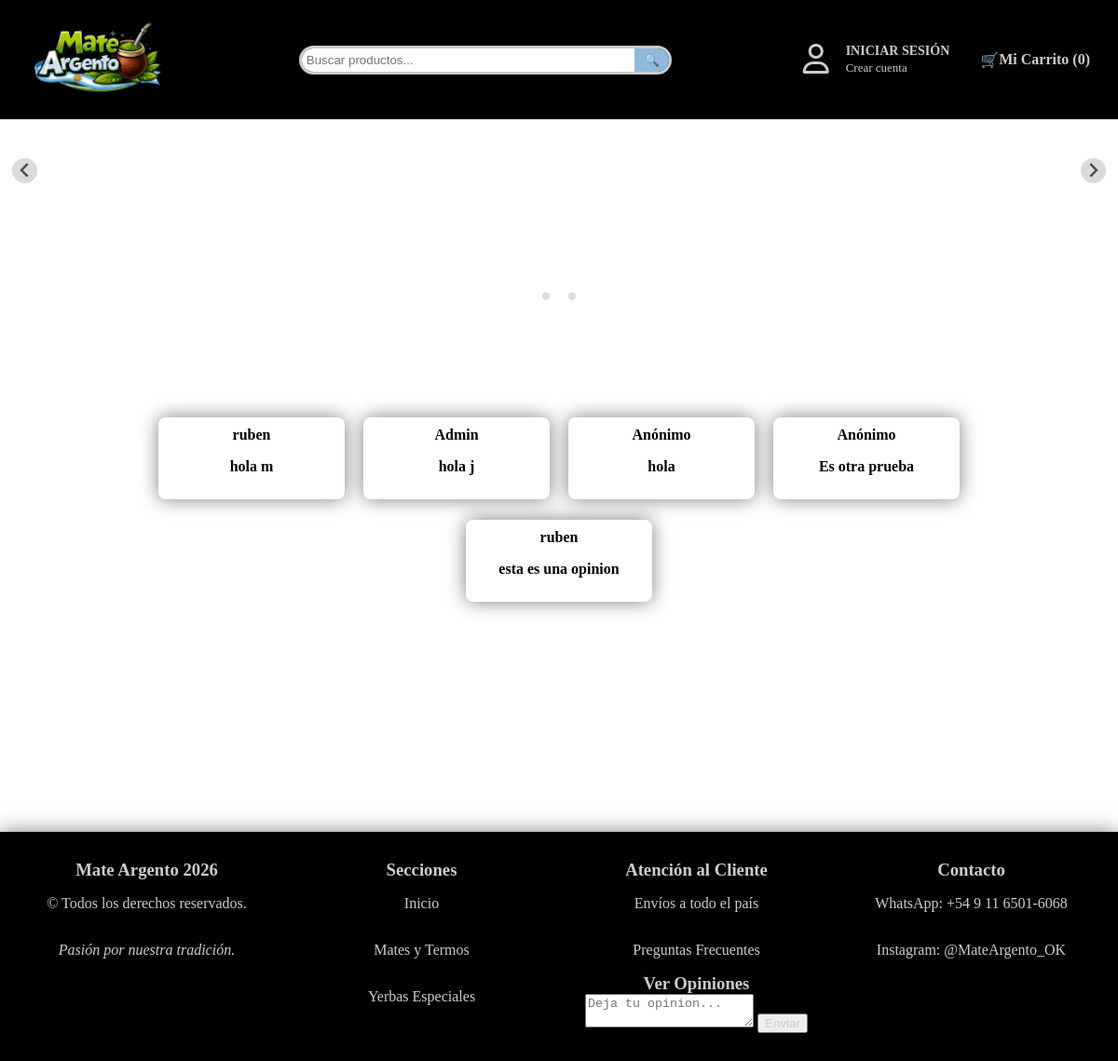
/opiniones, run on the app's committed database.
### app.py (models this page shows, shortened)
class Opinion(db.Model):
    id = db.Column(db.Integer, primary_key=True) # Esto hace que el cerebro los vuelva unicos y los va colocando 1,2,3.
    nombre_cliente = db.Column(db.String(100)) # Espacio para el nombre del cliente de maximo 100 letras.
    comentario = db.Column(db.Text, nullable=False) # El texto que escriben, nullable para que no se guarde vacio.

### app.py (the view)
@app.route('/opiniones')
def ver_opiniones():
    return render_template('opiniones.html', opiniones=Opinion.query.all())

### app.py (called while the page is built, shortened)
@app.context_processor
def inject_categorias():
    return dict(todas_las_categorias=CATEGORIAS_DATA)

@app.context_processor
def procesar_carrito():
    mi_carrito = Carrito(session)
    items, total, unidades = mi_carrito.obtener_datos(Producto)
    return dict(carrito_html=items, total_carrito=total, total_unidades=unidades)

    def obtener_datos(self, modelo_producto):
        carrito_dict = self.session.get('carrito', {})
        productos_reales = []
        total_general = 0
        total_unidades = 0  # <--- Nueva variable
        return productos_reales, total_general, total_unidades

### templates/opiniones.html (shortened to what this page needs)
<!DOCTYPE html>
<html>
<head>
</head>
<body>
    {% extends 'base.html' %}
    {% block content %}
    <br>
    <div class="contenedor">
        <br><br><br>
        <div class="contenedor-padre2">
            {% for p in opiniones %}
                <div class="tarjeta">
                    <h4>{{ p.nombre_cliente }}</h4>
                    <p><b>{{ p.comentario }}</b></p>
                </div>
            {% else %}
                <p>No hay productos en esta categoría todavía.</p>
            {% endfor %}
        </div>
        <br><br><br>
    </div>
    {% endblock %}

### static/estilos.css (style rules this page uses)
body { margin: 0; background-size: cover; background-repeat: no-repeat; background-position: center; }
.fondo-inicio { background-image: url('img/fondo_azul16.jpg'); }
.contenedor { width: 80%; margin: auto; background-size: cover; background-repeat: no-repeat; background-position: center; padding: 20px; border-radius: 10px; min-height: 500px; background-color: rgba(255, 255, 255, 0.0); border: 1px solid rgba(255, 255, 255, 0.0); box-shadow: 0 8px 32px 0 rgba(0, 0, 0, 0.0); }
.contenedor > * { margin-left: 20px; margin-right: 20px; }
.contenedor-padre2 { display: flex; flex-direction: row; flex-wrap: wrap; justify-content: center; align-items: center; gap: 20px; padding: 20px; background-color: #90b9db; border-radius: 10px; background-color: rgba(255, 255, 255, 0.0); border: 1px solid rgba(255, 255, 255, 0.0); box-shadow: 0 8px 32px 0 rgba(0, 0, 0, 0.0); min-height: 200px; }
.tarjeta { background-color: #fff; padding: 10px; border-radius: 8px; width: 200px; text-align: center; display: flex; flex-direction: column; justify-content: space-between; height: 100%; box-sizing: border-box; box-shadow: 0px 0px 20px rgba(0, 0, 0, 0.5); transition: transform 0.25s ease, box-shadow 0.25s ease, border-color 0.25s ease; position: relative; overflow: hidden; }
.tarjeta h4 { font-size: 1rem; margin: 0; overflow: hidden; display: -webkit-box; -webkit-line-clamp: 2; -webkit-box-orient: vertical; line-clamp: 2; }

### data on the page
Opinion: nombre_cliente "ruben", comentario "hola m"
Opinion: nombre_cliente "Admin", comentario "hola j"
Opinion: nombre_cliente "Anónimo", comentario "hola"
Opinion: nombre_cliente "Anónimo", comentario "Es otra prueba"
Opinion: nombre_cliente "ruben", comentario "esta es una opinion"

### other printed values
{{ total_unidades }} "0"
